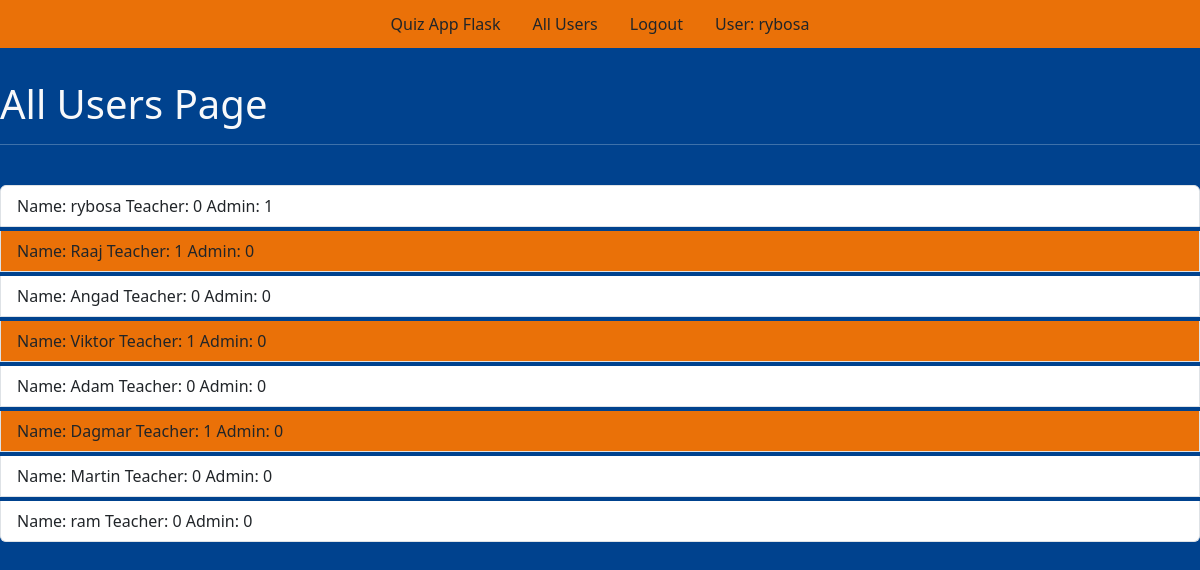
Page /allusers (signed in) on the committed database.
### tables this page shows
CREATE TABLE users (id integer primary key autoincrement, name text not null, password text not null, teacher boolean not null, admin boolean not null);

### app.py (the view)
@app.route('/allusers', methods = ["POST", "GET"])
def allusers():
    user = get_current_user()
    db = getDatabase()
    user_cursor = db.execute("select * from users")
    allusers = user_cursor.fetchall()
    return render_template("allusers.html", user = user, allusers = allusers)

### app.py (called while the page is built)
@app.teardown_appcontext
def close_database(error):
    if hasattr(g, 'flaskapp_db'):
        g.flaskapp_db.close()

def get_current_user():
    user_result = None
    if 'user' in session:
        user = session['user']
        db = getDatabase()
        user_cursor = db.execute("select * from users where name = ?", [user])
        user_result = user_cursor.fetchone()
    return user_result

### database.py (called while the page is built)
def connect_to_database():
    sql = sqlite3.connect('C:/Users/ryto0/Desktop/flask-mat-main/flaskapp.db')
    sql.row_factory = sqlite3.Row
    return sql

def getDatabase():
    if not hasattr(g, "flaskapp_db"):
        g.flaskapp_db = connect_to_database()
    return g.flaskapp_db

### templates/allusers.html (shortened to what this page needs)
{% from "showlinks.html" import show_links %}
<!doctype html>
<html lang="cs">
<head>
    <link href="https://cdn.jsdelivr.net/npm/bootstrap@5.3.2/dist/css/bootstrap.min.css" rel="stylesheet">
    <link rel="stylesheet" type="text/css" href="{{ url_for('static', filename = 'home.css') }}">
</head>
<body>
    <div class="parent">
        <div class="header mb-2">
            {{ show_links(user) }}
        </div>
        <br class="questions_answered container text-light p-3">
        <h1 class="text-light">All Users Page</h1>
        <hr class="text-light" /><br/>
        <div class="list-group">
            {% if allusers %} {% for eachuser in allusers %}
            <a href="{{ url_for('promote', id = eachuser['id']) }}" class="list-group-item list-group-item-action mb-1 {% if eachuser['teacher'] == 1 %} linkcolor {% endif %}">
                    Name: {{ eachuser ['name']}}   Teacher: {{ eachuser['teacher'] }}   Admin: {{ eachuser['admin'] }}
                </a> {% endfor %} {% endif %}
        </div>
    </div>
</body>
</html>

### templates/showlinks.html (shortened to what this page needs)
{% macro show_links(user) %}
<ul class="nav justify-content-center p-1">
    <li class="nav-item">
        <a class="nav-link text-dark" aria-current="page" href="{{ url_for('index') }}">Quiz App Flask</a>
    </li>
     {% if user['admin'] == 1 %}
    <li class="nav-item">
        <a class="nav-link text-dark" href="{{ url_for('allusers') }}">All Users</a>
    </li>
    {% endif %} {% if user %}
    <li class="nav-item">
        <a class="nav-link text-dark" href="{{ url_for('logout') }}">Logout</a>
    </li>
    {% endif %} {% if user %}
    <li class="nav-item">
        <a class="nav-link text-dark" href="#">User: {{ user['name'] }}</a>
    </li>
    {% endif %}
</ul>
{% endmacro %}

### static/home.css (style rules this page uses)
body { background-color: rgb(0, 66, 142); }
.header { background-color: rgb(234, 113, 8); }
.linkcolor { background-color: rgb(234, 113, 8); }

### rows in the picture
users: name "rybosa", teacher "0", admin "1"
users: name "Raaj", teacher "1", admin "0"
users: name "Angad", teacher "0", admin "0"
users: name "Viktor", teacher "1", admin "0"
users: name "Adam", teacher "0", admin "0"
users: name "Dagmar", teacher "1", admin "0"
users: name "Martin", teacher "0", admin "0"
users: name "ram", teacher "0", admin "0"
